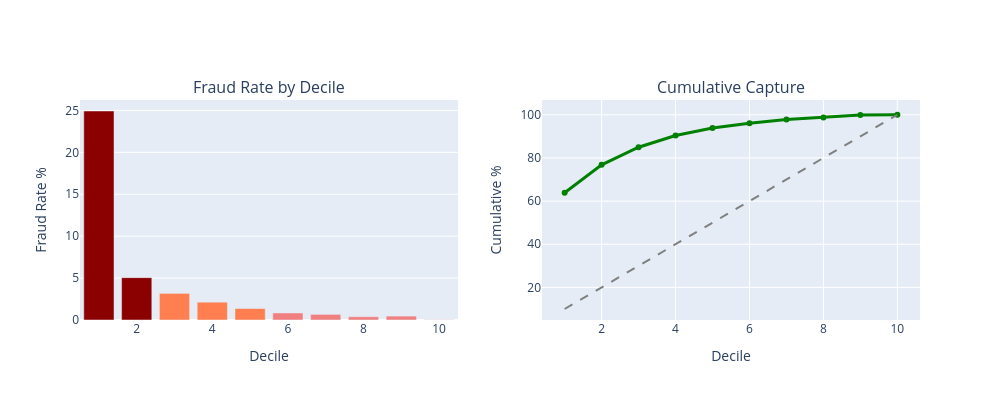

The code cell stored with this chart in its notebook:
### Code cell
# Decile visualization
fig = make_subplots(rows=1, cols=2, subplot_titles=('Fraud Rate by Decile', 'Cumulative Capture'))

colors = ['darkred' if i <= 2 else 'coral' if i <= 5 else 'lightcoral' for i in range(1, 11)]
fig.add_trace(go.Bar(x=decile_df['Decile'], y=decile_df['Rate%'], marker_color=colors), row=1, col=1)
fig.add_trace(go.Scatter(x=decile_df['Decile'], y=decile_df['Cum%'],
    mode='lines+markers', line=dict(color='green', width=3)), row=1, col=2)
fig.add_trace(go.Scatter(x=[1, 10], y=[10, 100], mode='lines',
    line=dict(color='gray', dash='dash')), row=1, col=2)

fig.update_layout(height=400, width=1000, showlegend=False)
fig.update_xaxes(title_text='Decile')
fig.update_yaxes(title_text='Fraud Rate %', row=1, col=1)
fig.update_yaxes(title_text='Cumulative %', row=1, col=2)
fig.show()

sep_ratio = decile_df.loc[0, 'Rate%'] / max(decile_df.loc[9, 'Rate%'], 0.01)
print(f"\nTop decile: {decile_df.loc[0, 'Rate%']:.1f}% fraud | Bottom: {decile_df.loc[9, 'Rate%']:.2f}%")
print(f"Separation ratio: {sep_ratio:.0f}x")

### Figure 1 — Plotly figure (JSON) as saved in the notebook; plotly's stock layout.template omitted (floating-point values rounded to 4 significant figures)
{"data": [{"marker": {"color": ["darkred", "darkred", "coral", "coral", "coral", "lightcoral", "lightcoral", "lightcoral", "lightcoral", "lightcoral"]}, "type": "bar", "x": [1, 2, 3, 4, 5, 6, 7, 8, 9, 10], "xaxis": "x", "y": [24.93, 5.055, 3.175, 2.125, 1.363, 0.8382, 0.6689, 0.3895, 0.4657, 0.0254], "yaxis": "y"}, {"line": {"color": "green", "width": 3}, "mode": "lines+markers", "type": "scatter", "x": [1, 2, 3, 4, 5, 6, 7, 8, 9, 10], "xaxis": "x2", "y": [63.87, 76.82, 84.95, 90.39, 93.88, 96.03, 97.74, 98.74, 99.93, 100.0], "yaxis": "y2"}, {"line": {"color": "gray", "dash": "dash"}, "mode": "lines", "type": "scatter", "x": [1, 10], "xaxis": "x2", "y": [10, 100], "yaxis": "y2"}], "layout": {"annotations": [{"font": {"size": 16}, "showarrow": false, "text": "Fraud Rate by Decile", "x": 0.225, "xanchor": "center", "xref": "paper", "y": 1, "yanchor": "bottom", "yref": "paper"}, {"font": {"size": 16}, "showarrow": false, "text": "Cumulative Capture", "x": 0.775, "xanchor": "center", "xref": "paper", "y": 1, "yanchor": "bottom", "yref": "paper"}], "height": 400, "showlegend": false, "width": 1000, "xaxis": {"anchor": "y", "domain": [0, 0.45], "title": {"text": "Decile"}}, "xaxis2": {"anchor": "y2", "domain": [0.55, 1], "title": {"text": "Decile"}}, "yaxis": {"anchor": "x", "domain": [0, 1], "title": {"text": "Fraud Rate %"}}, "yaxis2": {"anchor": "x2", "domain": [0, 1], "title": {"text": "Cumulative %"}}}}
